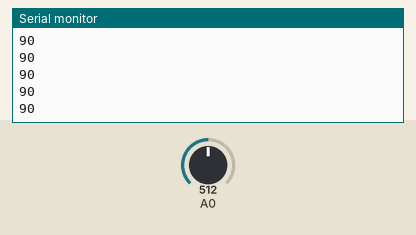
Bench run of a sketch on a simulated Arduino Uno, built with avr-gcc and run on an emulated ATmega328P. Parts: the last lines printed to the serial monitor. The test bench sets the inputs (shaded band); at power-on: A0 = 512. No radio packets arrive unless stated.

Above: at 1.2 s.
1.3 s: A0 set to 716
At 2.2 s:
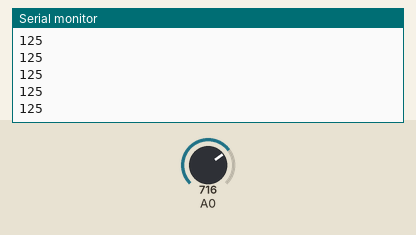
2.8 s: A0 set to 900
At 3.9 s:
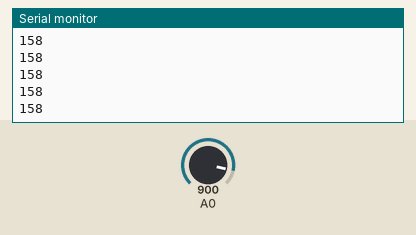
Timing chart, 0 to 5.8 s (numbered marks = the images above; inputs shaded):
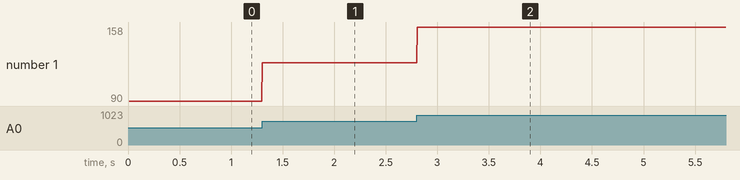

Measured:
- after the input at 1.3 s, the serial monitor: prints a new line at once (image 1)
- after the input at 2.8 s, the serial monitor: prints a new line at once (image 2)
- plotted number 1: 90 → 125 after the input at 1.3 s, 125 → 158 after the input at 2.8 s

The sketch:

Transmitter.ino
```cpp
/*Transmitter program
 * https://srituhobby.com
 */
//Include libraries
#include <SPI.h>
#include <nRF24L01.h>
#include <RF24.h>
//Include CE and CSN pins respectively
RF24 radio(7, 8);
//Create an address to identify the receiver
const byte address[6] = "00001";

void setup() {
//Begin the serial monitor and RF24 library
  Serial.begin(9600);
  radio.begin();
//set the adress
  radio.openWritingPipe(address);
  radio.setPALevel(RF24_PA_LOW);
//Set that module as transmitter
  radio.stopListening();
}

void loop() {
//  const char text[] = "Hello World";
//  radio.write(&text, sizeof(text));
//  delay(1000);

    delay(5);
//Get the values from the potentiometer
    int value = analogRead(A0);
//Convert these values from 0 to 180
    value = map(value, 0, 1024, 0, 180);
//Print these values on the serial monitor
    Serial.println(value);
//Send these values to the receiver
    radio.write(&value, sizeof(value));
}
```
